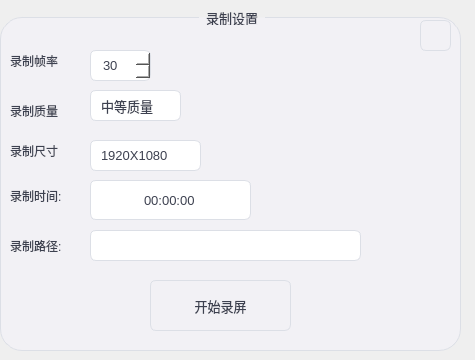
<?xml version="1.0" encoding="UTF-8"?>
<ui version="4.0">
 <class>Recording</class>
 <widget class="QDialog" name="Recording">
  <property name="geometry">
   <rect>
    <x>0</x>
    <y>0</y>
    <width>475</width>
    <height>360</height>
   </rect>
  </property>
  <property name="minimumSize">
   <size>
    <width>475</width>
    <height>360</height>
   </size>
  </property>
  <property name="maximumSize">
   <size>
    <width>475</width>
    <height>360</height>
   </size>
  </property>
  <property name="windowTitle">
   <string>Dialog</string>
  </property>
  <property name="styleSheet">
   <string notr="true">#groupBox  { background-color: #f2f1f5; border-radius: 22px; }
* { color: #3d4150; }
QPushButton { border-style: none;border: 1px solid #DCDFE6;border-radius: 6px;padding: 5px 10px;font-size: 13px; }
QPushButton:hover { color: #b2b7cb; font-weight: bold; background-color: #1296db; }
QScrollBar:vertical { background:#f5f6f8; padding:0px; border-radius: 3px; width:6px; }
QScrollBar::handle:vertical { background:#C0C4CC; border-radius: 3px; }
QScrollBar::handle:vertical:hover { background:#909399; }
QScrollBar::handle:vertical:pressed { background:#909399; }
QScrollBar::add-page:vertical, QScrollBar::sub-page:vertical, QScrollBar::add-line:vertical, QScrollBar::sub-line:vertical { background:none; }
QCheckBox, QRadioButton { font-size: 13px; }
QComboBox, QLineEdit, QTextEdit, QTextBrowser, QTimeEdit, QDateEdit, QDateTimeEdit, QSpinBox,
QDoubleSpinBox { background-color: #ffffff; border: 1px solid #DCDFE6; border-radius: 6px; padding: 5px 10px; font-size: 13px; }
QTextEdit, QTextBrowser { padding-right: 3px; }
QLineEdit:hover, QComboBox:hover, QTimeEdit:hover, QDateEdit:hover, QDateTimeEdit:hover, QSpinBox:hover, QDoubleSpinBox:hover { border: 1px solid #409EFF; }
QComboBox::down-arrow { width:10px; height:10px; right:2px; image:url(:/icons/down.png); }
QComboBox::drop-down { subcontrol-origin:padding; subcontrol-position:top right; width:15px; border-left-width:0px; border-left-style:solid; border-top-right-radius:3px; border-bottom-right-radius:3px; border-left-color:#242424; }
QComboBox QAbstractItemView::item{ min-height:20px; min-width:10px; }
QComboBox::drop-down:on{ top: 1px; }
QTimeEdit::up-button, QDateEdit::up-button, QDateTimeEdit::up-button, QSpinBox::up-button, QDoubleSpinBox::up-button { width:10px; height:10px; image:url(:/icons/up.png); padding: 3px 8px 0px 0px; }
QTimeEdit::down-button, QDateEdit::down-button, QDateTimeEdit::down-button, QSpinBox::down-button, QDoubleSpinBox::down-button { width:10px; height:10px; image:url(:/icons/down.png); padding: 0px 8px 3px 0px; }
QTimeEdit::up-button:pressed, QDateEdit::up-button:pressed, QDateTimeEdit::up-button:pressed, QSpinBox::up-button:pressed, QDoubleSpinBox::up-button:pressed { top: -2px; }
QTimeEdit::down-button:pressed, QDateEdit::down-button:pressed, QDateTimeEdit::down-button:pressed, QSpinBox::down-button:pressed, QDoubleSpinBox::down-button:pressed { bottom: -2px; }
QTabWidge::pane{ border:1px solid #DCDFE6; border-radius: 6px; border-top-left-radius: 0px; background-color: #ffffff; selection-background-color:#ffffff; selection-color:#DCDFE6; alternate-background-color:#f2f1f5; gridline-color:#3d4150; }
QTabBa::tab { border:1px solid #DCDFE6; border-top-left-radius: 6px; border-top-right-radius: 6px; font-size: 13px; background-color: #f2f1f5; padding: 2px 6px; }
QTabWidge::pane:top { top:-1px; }
QTabWidgt::pane:bottom { bottom:-1px; }
QTabWidgt::pane:left { right:-1px; }
QTabWidgt::pane:right { left:-1px; }
QTabBr::tab:selected { background-color: #ffffff; border-bottom: none; }
QGroupBox { border: 1px solid #DCDFE6; border-radius: 6px; font-size: 13px; margin-top: 7px; }
QGroupBox::title { subcontrol-origin: margin; subcontrol-position: top center; padding: 0px 5px 3px; }

#widget_menu { background-color: #f8f8f8; border-radius: 16px; }
#btn_playVideo, #btn_playMusic, #btn_ScreenRecording, #toolBtn_screenShot { background-color: #ffffff; border-radius: 5px; padding: 12px 0 0; }
#btn_playVideo:hover, #btn_playMusic:hover, #btn_ScreenRecording:hover, #toolBtn_screenShot:hover,hover { background-color: #f8f8f8; border: 1px solid #f0f0f0; }
#lable_title { padding: 0 10px; }
#btn_language, #btn_meeting, #btn_normal, #btn_notion { padding: 8px 12px; color: #d1d8e7;  border: none; }
#btn_language:hover, #btn_meeting:hover, #btn_normal:hover, #btn_notion:hover { background-color: #ffffff; border-radius: 15px; color: #b8c3ce; }
#btn_personal_homePage, #btn_quit, #btn_scaledToSmall, #btn_littleshow {  border: none; }
#btn_personal_homePage:hover, #btn_quit:hover, #btn_scaledToSmall:hover { background-color: #eeeff4; border-radius: 10px; }
#stackedWidget { background-color: #f8f8f8; border-radius: 16px; }
#page_memberShip, #page_normal, #page_notion, #page_words { color: #C0C4CC; }



</string>
  </property>
  <widget class="QGroupBox" name="groupBox">
   <property name="geometry">
    <rect>
     <x>0</x>
     <y>10</y>
     <width>461</width>
     <height>341</height>
    </rect>
   </property>
   <property name="title">
    <string>录制设置</string>
   </property>
   <property name="alignment">
    <set>Qt::AlignLeading|Qt::AlignLeft|Qt::AlignTop</set>
   </property>
   <property name="flat">
    <bool>false</bool>
   </property>
   <widget class="QSpinBox" name="spinBox_frame_rate">
    <property name="geometry">
     <rect>
      <x>90</x>
      <y>40</y>
      <width>61</width>
      <height>31</height>
     </rect>
    </property>
    <property name="minimum">
     <number>20</number>
    </property>
    <property name="maximum">
     <number>60</number>
    </property>
    <property name="value">
     <number>30</number>
    </property>
   </widget>
   <widget class="QComboBox" name="combo_size">
    <property name="geometry">
     <rect>
      <x>90</x>
      <y>130</y>
      <width>111</width>
      <height>31</height>
     </rect>
    </property>
    <item>
     <property name="text">
      <string>1920X1080</string>
     </property>
    </item>
    <item>
     <property name="text">
      <string>2560X1440</string>
     </property>
    </item>
    <item>
     <property name="text">
      <string>2560X1600</string>
     </property>
    </item>
    <item>
     <property name="text">
      <string>1280X720</string>
     </property>
    </item>
    <item>
     <property name="text">
      <string>720X480</string>
     </property>
    </item>
    <item>
     <property name="text">
      <string/>
     </property>
    </item>
   </widget>
   <widget class="QComboBox" name="combo_qulity">
    <property name="geometry">
     <rect>
      <x>90</x>
      <y>80</y>
      <width>91</width>
      <height>31</height>
     </rect>
    </property>
    <item>
     <property name="text">
      <string>中等质量</string>
     </property>
    </item>
    <item>
     <property name="text">
      <string>低质量</string>
     </property>
    </item>
    <item>
     <property name="text">
      <string>高质量</string>
     </property>
    </item>
    <item>
     <property name="text">
      <string/>
     </property>
    </item>
   </widget>
   <widget class="QLabel" name="label_frame_rate">
    <property name="geometry">
     <rect>
      <x>10</x>
      <y>40</y>
      <width>61</width>
      <height>21</height>
     </rect>
    </property>
    <property name="text">
     <string>录制帧率</string>
    </property>
   </widget>
   <widget class="QLabel" name="label_recording_size">
    <property name="geometry">
     <rect>
      <x>10</x>
      <y>130</y>
      <width>71</width>
      <height>21</height>
     </rect>
    </property>
    <property name="text">
     <string>录制尺寸</string>
    </property>
   </widget>
   <widget class="QLabel" name="label_recording_qulity">
    <property name="geometry">
     <rect>
      <x>10</x>
      <y>90</y>
      <width>61</width>
      <height>21</height>
     </rect>
    </property>
    <property name="text">
     <string>录制质量</string>
    </property>
   </widget>
   <widget class="QPushButton" name="but_startRecording">
    <property name="geometry">
     <rect>
      <x>150</x>
      <y>270</y>
      <width>141</width>
      <height>51</height>
     </rect>
    </property>
    <property name="text">
     <string>开始录屏</string>
    </property>
   </widget>
   <widget class="QLineEdit" name="line_path">
    <property name="geometry">
     <rect>
      <x>90</x>
      <y>220</y>
      <width>271</width>
      <height>31</height>
     </rect>
    </property>
   </widget>
   <widget class="QLabel" name="label_2">
    <property name="geometry">
     <rect>
      <x>10</x>
      <y>220</y>
      <width>61</width>
      <height>31</height>
     </rect>
    </property>
    <property name="text">
     <string>录制路径:</string>
    </property>
   </widget>
   <widget class="QTimeEdit" name="timeEdit">
    <property name="geometry">
     <rect>
      <x>90</x>
      <y>170</y>
      <width>161</width>
      <height>40</height>
     </rect>
    </property>
    <property name="minimumSize">
     <size>
      <width>120</width>
      <height>40</height>
     </size>
    </property>
    <property name="font">
     <font>
      <family>Arial</family>
      <pointsize>-1</pointsize>
      <bold>false</bold>
     </font>
    </property>
    <property name="alignment">
     <set>Qt::AlignCenter</set>
    </property>
    <property name="buttonSymbols">
     <enum>QAbstractSpinBox::NoButtons</enum>
    </property>
    <property name="displayFormat">
     <string>HH:mm:ss</string>
    </property>
   </widget>
   <widget class="QLabel" name="label">
    <property name="geometry">
     <rect>
      <x>10</x>
      <y>170</y>
      <width>91</width>
      <height>31</height>
     </rect>
    </property>
    <property name="text">
     <string>录制时间:</string>
    </property>
   </widget>
   <widget class="QPushButton" name="btn_close">
    <property name="geometry">
     <rect>
      <x>420</x>
      <y>10</y>
      <width>31</width>
      <height>31</height>
     </rect>
    </property>
    <property name="text">
     <string/>
    </property>
    <property name="icon">
     <iconset resource="resMain.qrc">
      <normaloff>:/images/UI/cha.png</normaloff>:/images/UI/cha.png</iconset>
    </property>
    <property name="iconSize">
     <size>
      <width>20</width>
      <height>20</height>
     </size>
    </property>
   </widget>
  </widget>
 </widget>
 <resources>
  <include location="resMain.qrc"/>
 </resources>
 <connections/>
</ui>
